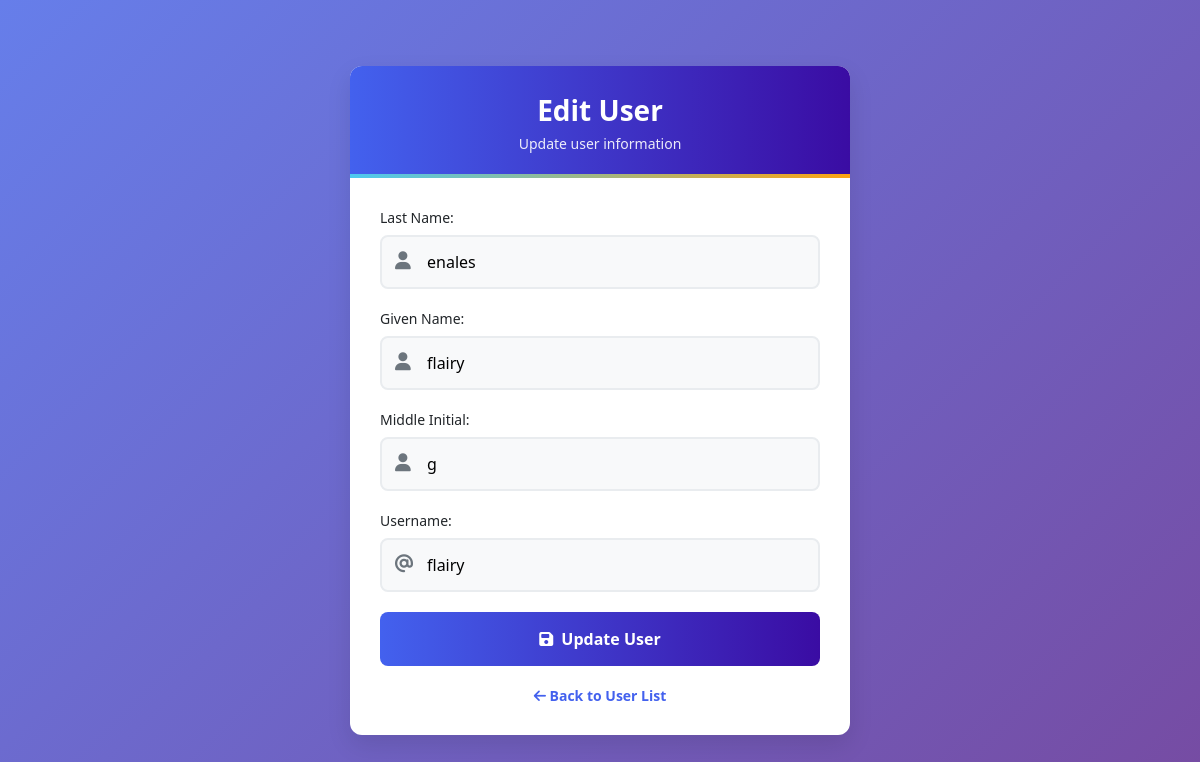
The app's page /update.php?id=18 (signed in) with its own data.
### tables this page shows
CREATE TABLE `user` (
  `userID` int(11) NOT NULL,
  `Lname` varchar(100) NOT NULL,
  `Gname` varchar(100) NOT NULL,
  `MI` varchar(2) NOT NULL,
  `Username` varchar(100) NOT NULL,
  `Password` varchar(100) NOT NULL,
  `Created_at` timestamp NOT NULL DEFAULT current_timestamp(),
  `is_deleted` tinyint(1) DEFAULT 0
);

### update.php (the view, shortened to what this page needs)
<?php
include 'db.php';
$user_id = $_GET['id'];
$stmt = $conn->prepare("SELECT * FROM user WHERE userID = ?");
$stmt->bind_param("i", $user_id);
$stmt->execute();
$result = $stmt->get_result();
$user = $result->fetch_assoc();
?>
<!DOCTYPE html>
<html lang="en">
<head>
    <link rel="stylesheet" href="https://cdnjs.cloudflare.com/ajax/libs/font-awesome/6.4.0/css/all.min.css">
</head>
<body>
    <div class="container">
        <div class="header">
            <h2>Edit User</h2>
            <p>Update user information</p>
        </div>
        <div class="form-container">
            <form method="POST">
                <div class="form-group">
                    <label>Last Name:</label>
                    <i class="fas fa-user"></i>
                    <input type="text" name="lname" value="<?php echo $user['Lname']; ?>" required>
                </div>
                <div class="form-group">
                    <label>Given Name:</label>
                    <i class="fas fa-user"></i>
                    <input type="text" name="gname" value="<?php echo $user['Gname']; ?>" required>
                </div>
                <div class="form-group">
                    <label>Middle Initial:</label>
                    <i class="fas fa-user"></i>
                    <input type="text" name="mi" maxlength="2" value="<?php echo $user['MI']; ?>" required>
                </div>
                <div class="form-group">
                    <label>Username:</label>
                    <i class="fas fa-at"></i>
                    <input type="text" name="uname" value="<?php echo $user['Username']; ?>" required>
                </div>
                <button type="submit" class="btn">
                    <i class="fas fa-save"></i> Update User
                </button>
            </form>
            <div class="back-link">
                <a href="read.php"><i class="fas fa-arrow-left"></i> Back to User List</a>
            </div>
        </div>
    </div>
</body>
</html>

### update.php (style rules this page uses)
:root { --primary: #4361ee; --secondary: #3a0ca3; --success: #4cc9f0; --danger: #f72585; --warning: #fca311; --light: #f8f9fa; --dark: #212529; --gray: #6c757d; --border-radius: 12px; --box-shadow: 0 10px 25px rgba(0,0,0,0.1); --transition: all 0.3s ease; }
* { margin: 0; padding: 0; box-sizing: border-box; font-family: 'Poppins', 'Segoe UI', sans-serif; }
body { background: linear-gradient(135deg, #667eea 0%, #764ba2 100%); min-height: 100vh; display: flex; justify-content: center; align-items: center; padding: 20px; color: var(--dark); }
.container { background-color: white; border-radius: var(--border-radius); box-shadow: var(--box-shadow); width: 100%; max-width: 500px; overflow: hidden; animation: fadeIn 0.5s ease; }
.header { background: linear-gradient(90deg, var(--primary) 0%, var(--secondary) 100%); color: white; padding: 25px; text-align: center; position: relative; }
.header::after { content: ''; position: absolute; bottom: 0; left: 0; width: 100%; height: 4px; background: linear-gradient(90deg, var(--success), var(--warning)); }
.header h2 { font-size: 28px; margin-bottom: 5px; font-weight: 600; }
.header p { font-size: 14px; opacity: 0.9; }
.form-container { padding: 30px; }
.form-group { margin-bottom: 20px; position: relative; }
label { display: block; margin-bottom: 8px; font-weight: 500; color: var(--dark); font-size: 14px; }
input { width: 100%; padding: 14px 15px; border: 2px solid #e9ecef; border-radius: 8px; font-size: 16px; transition: var(--transition); background-color: #f8f9fa; }
.btn { background: linear-gradient(90deg, var(--primary) 0%, var(--secondary) 100%); color: white; border: none; border-radius: 8px; padding: 16px 20px; font-size: 16px; font-weight: 600; cursor: pointer; width: 100%; transition: var(--transition); display: flex; justify-content: center; align-items: center; gap: 8px; }
.back-link { text-align: center; margin-top: 20px; font-size: 14px; color: var(--gray); }
.back-link a { color: var(--primary); text-decoration: none; font-weight: 600; transition: var(--transition); }
.form-group i { position: absolute; left: 15px; top: 43px; color: var(--gray); font-size: 18px; }
.form-group input { padding-left: 45px; }

### records on screen
user: lname "enales", gname "flairy", mi "g", uname "flairy"
